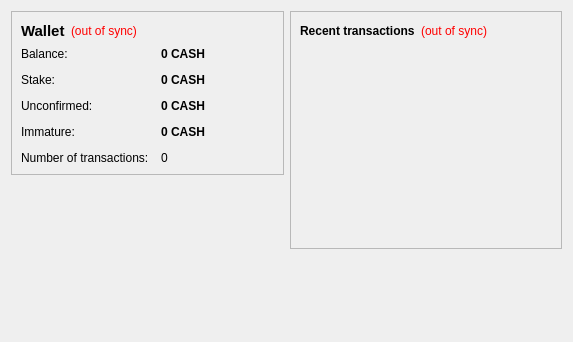
<?xml version="1.0" encoding="UTF-8"?>
<ui version="4.0">
 <class>OverviewPage</class>
 <widget class="QWidget" name="OverviewPage">
  <property name="geometry">
   <rect>
    <x>0</x>
    <y>0</y>
    <width>573</width>
    <height>342</height>
   </rect>
  </property>
  <property name="windowTitle">
   <string>Form</string>
  </property>
  <layout class="QHBoxLayout" name="horizontalLayout" stretch="1,1">
   <item>
    <layout class="QVBoxLayout" name="verticalLayout_2">
     <item>
      <widget class="QFrame" name="frame">
       <property name="frameShape">
        <enum>QFrame::StyledPanel</enum>
       </property>
       <property name="frameShadow">
        <enum>QFrame::Raised</enum>
       </property>
       <layout class="QVBoxLayout" name="verticalLayout_4">
        <item>
         <layout class="QHBoxLayout" name="horizontalLayout_4">
          <item>
           <widget class="QLabel" name="label_5">
            <property name="font">
             <font>
              <pointsize>11</pointsize>
              <weight>75</weight>
              <bold>true</bold>
             </font>
            </property>
            <property name="text">
             <string>Wallet</string>
            </property>
           </widget>
          </item>
          <item>
           <widget class="QLabel" name="labelWalletStatus">
            <property name="toolTip">
             <string>The displayed information may be out of date. Your wallet automatically synchronizes with the CASH network after a connection is established, but this process has not completed yet.</string>
            </property>
            <property name="styleSheet">
             <string notr="true">QLabel { color: red; }</string>
            </property>
            <property name="text">
             <string notr="true">(out of sync)</string>
            </property>
            <property name="alignment">
             <set>Qt::AlignLeading|Qt::AlignLeft|Qt::AlignVCenter</set>
            </property>
           </widget>
          </item>
          <item>
           <spacer name="horizontalSpacer_2">
            <property name="orientation">
             <enum>Qt::Horizontal</enum>
            </property>
            <property name="sizeHint" stdset="0">
             <size>
              <width>40</width>
              <height>20</height>
             </size>
            </property>
           </spacer>
          </item>
         </layout>
        </item>
        <item>
         <layout class="QFormLayout" name="formLayout_2">
          <property name="fieldGrowthPolicy">
           <enum>QFormLayout::AllNonFixedFieldsGrow</enum>
          </property>
          <property name="horizontalSpacing">
           <number>12</number>
          </property>
          <property name="verticalSpacing">
           <number>12</number>
          </property>
          <item row="0" column="0">
           <widget class="QLabel" name="label">
            <property name="text">
             <string>Balance:</string>
            </property>
           </widget>
          </item>
          <item row="0" column="1">
           <widget class="QLabel" name="labelBalance">
            <property name="font">
             <font>
              <weight>75</weight>
              <bold>true</bold>
             </font>
            </property>
            <property name="cursor">
             <cursorShape>IBeamCursor</cursorShape>
            </property>
            <property name="toolTip">
             <string>Your current balance</string>
            </property>
            <property name="text">
             <string notr="true">0 CASH</string>
            </property>
            <property name="textInteractionFlags">
             <set>Qt::LinksAccessibleByMouse|Qt::TextSelectableByKeyboard|Qt::TextSelectableByMouse</set>
            </property>
           </widget>
          </item>
          <item row="1" column="0">
           <widget class="QLabel" name="label_6">
            <property name="text">
             <string>Stake:</string>
            </property>
           </widget>
          </item>
          <item row="1" column="1">
           <widget class="QLabel" name="labelStake">
            <property name="font">
             <font>
              <weight>75</weight>
              <bold>true</bold>
             </font>
            </property>
            <property name="cursor">
             <cursorShape>IBeamCursor</cursorShape>
            </property>
            <property name="toolTip">
             <string>Total of coins that was staked, and do not yet count toward the current balance</string>
            </property>
            <property name="text">
             <string notr="true">0 CASH</string>
            </property>
            <property name="textInteractionFlags">
             <set>Qt::LinksAccessibleByMouse|Qt::TextSelectableByKeyboard|Qt::TextSelectableByMouse</set>
            </property>
           </widget>
          </item>
          <item row="2" column="0">
           <widget class="QLabel" name="label_3">
            <property name="text">
             <string>Unconfirmed:</string>
            </property>
           </widget>
          </item>
          <item row="2" column="1">
           <widget class="QLabel" name="labelUnconfirmed">
            <property name="font">
             <font>
              <weight>75</weight>
              <bold>true</bold>
             </font>
            </property>
            <property name="cursor">
             <cursorShape>IBeamCursor</cursorShape>
            </property>
            <property name="toolTip">
             <string>Total of transactions that have yet to be confirmed, and do not yet count toward the current balance</string>
            </property>
            <property name="text">
             <string notr="true">0 CASH</string>
            </property>
            <property name="textInteractionFlags">
             <set>Qt::LinksAccessibleByMouse|Qt::TextSelectableByKeyboard|Qt::TextSelectableByMouse</set>
            </property>
           </widget>
          </item>
          <item row="3" column="0">
           <widget class="QLabel" name="labelImmatureText">
            <property name="text">
             <string>Immature:</string>
            </property>
           </widget>
          </item>
          <item row="3" column="1">
           <widget class="QLabel" name="labelImmature">
            <property name="font">
             <font>
              <weight>75</weight>
              <bold>true</bold>
             </font>
            </property>
            <property name="toolTip">
             <string>Mined balance that has not yet matured</string>
            </property>
            <property name="text">
             <string notr="true">0 CASH</string>
            </property>
            <property name="textInteractionFlags">
             <set>Qt::LinksAccessibleByMouse|Qt::TextSelectableByKeyboard|Qt::TextSelectableByMouse</set>
            </property>
           </widget>
          </item>
          <item row="4" column="0">
           <widget class="QLabel" name="label_2">
            <property name="text">
             <string>Number of transactions:</string>
            </property>
           </widget>
          </item>
          <item row="4" column="1">
           <widget class="QLabel" name="labelNumTransactions">
            <property name="toolTip">
             <string>Total number of transactions in wallet</string>
            </property>
            <property name="text">
             <string notr="true">0</string>
            </property>
           </widget>
          </item>
         </layout>
        </item>
       </layout>
      </widget>
     </item>
     <item>
      <spacer name="verticalSpacer">
       <property name="orientation">
        <enum>Qt::Vertical</enum>
       </property>
       <property name="sizeHint" stdset="0">
        <size>
         <width>20</width>
         <height>40</height>
        </size>
       </property>
      </spacer>
     </item>
    </layout>
   </item>
   <item>
    <layout class="QVBoxLayout" name="verticalLayout_3">
     <item>
      <widget class="QFrame" name="frame_2">
       <property name="frameShape">
        <enum>QFrame::StyledPanel</enum>
       </property>
       <property name="frameShadow">
        <enum>QFrame::Raised</enum>
       </property>
       <layout class="QVBoxLayout" name="verticalLayout">
        <item>
         <layout class="QHBoxLayout" name="horizontalLayout_2">
          <item>
           <widget class="QLabel" name="label_4">
            <property name="text">
             <string>&lt;b&gt;Recent transactions&lt;/b&gt;</string>
            </property>
           </widget>
          </item>
          <item>
           <widget class="QLabel" name="labelTransactionsStatus">
            <property name="toolTip">
             <string>The displayed information may be out of date. Your wallet automatically synchronizes with the CASH network after a connection is established, but this process has not completed yet.</string>
            </property>
            <property name="styleSheet">
             <string notr="true">QLabel { color: red; }</string>
            </property>
            <property name="text">
             <string notr="true">(out of sync)</string>
            </property>
            <property name="alignment">
             <set>Qt::AlignRight|Qt::AlignTrailing|Qt::AlignVCenter</set>
            </property>
           </widget>
          </item>
          <item>
           <spacer name="horizontalSpacer">
            <property name="orientation">
             <enum>Qt::Horizontal</enum>
            </property>
            <property name="sizeHint" stdset="0">
             <size>
              <width>40</width>
              <height>20</height>
             </size>
            </property>
           </spacer>
          </item>
         </layout>
        </item>
        <item>
         <widget class="QListView" name="listTransactions">
          <property name="styleSheet">
           <string notr="true">QListView { background: transparent; }</string>
          </property>
          <property name="frameShape">
           <enum>QFrame::NoFrame</enum>
          </property>
          <property name="verticalScrollBarPolicy">
           <enum>Qt::ScrollBarAlwaysOff</enum>
          </property>
          <property name="horizontalScrollBarPolicy">
           <enum>Qt::ScrollBarAlwaysOff</enum>
          </property>
          <property name="selectionMode">
           <enum>QAbstractItemView::NoSelection</enum>
          </property>
         </widget>
        </item>
       </layout>
      </widget>
     </item>
     <item>
      <spacer name="verticalSpacer_2">
       <property name="orientation">
        <enum>Qt::Vertical</enum>
       </property>
       <property name="sizeHint" stdset="0">
        <size>
         <width>20</width>
         <height>40</height>
        </size>
       </property>
      </spacer>
     </item>
    </layout>
   </item>
  </layout>
 </widget>
 <resources/>
 <connections/>
</ui>
